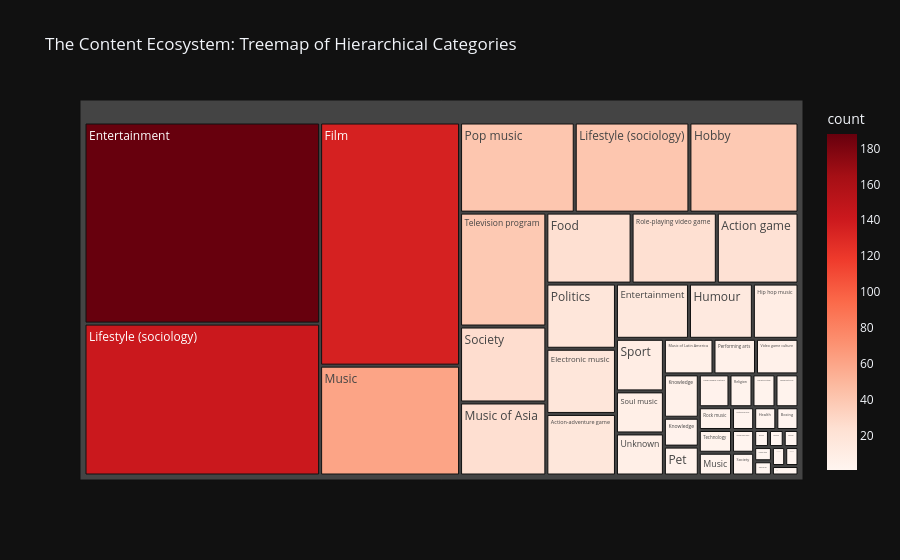
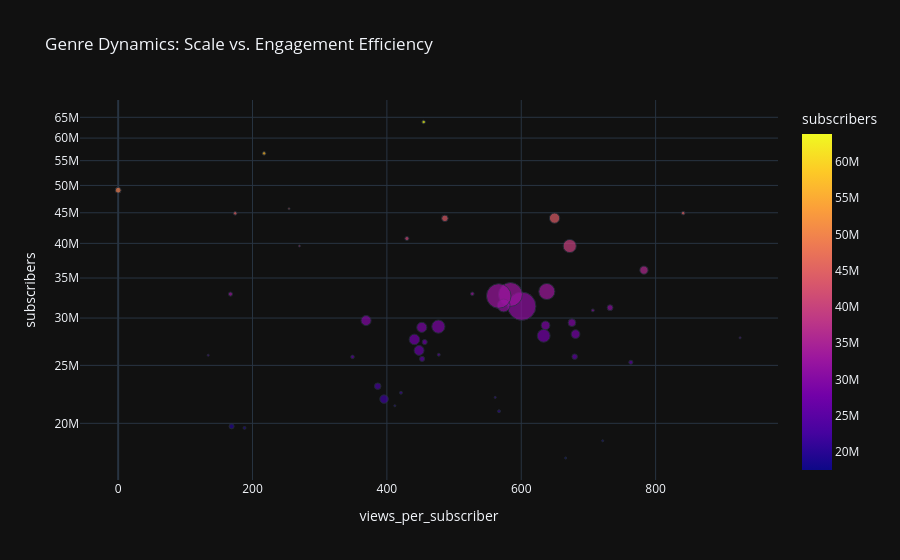

Notebook code for these charts, in order:
### Markdown cell above
<a id='section6'></a>
## Section 6 — Taxonomy & Content Synergy

### Code cell
topic_df = df['primary_topic'].value_counts().reset_index()
topic_df.columns = ['topic', 'count']

fig = px.treemap(topic_df, path=['topic'], values='count', color='count', 
                 color_continuous_scale='Reds', title="The Content Ecosystem: Treemap of Hierarchical Categories")
fig.show()

topic_agg = df.groupby('primary_topic').agg({'subscribers':'mean', 'views_per_subscriber':'mean', 'rank':'count'}).reset_index()
fig = px.scatter(topic_agg, x="views_per_subscriber", y="subscribers", size="rank", 
                 color="subscribers", hover_name="primary_topic", log_y=True,
                 title="Genre Dynamics: Scale vs. Engagement Efficiency")
fig.show()

### Figure 1 — Plotly figure (JSON) as saved in the notebook; plotly's stock layout.template omitted (floating-point values rounded to 4 significant figures)
{"data": [{"branchvalues": "total", "customdata": [[188.0], [142.0], [135.0], [61.0], [41.0], [41.0], [39.0], [39.0], [26.0], [25.0], [24.0], [24.0], [23.0], [18.0], [18.0], [17.0], [16.0], [14.0], [10.0], [10.0], [8.0], [8.0], [7.0], [6.0], [6.0], [6.0], [4.0], [4.0], [4.0], [3.0], [3.0], [3.0], [3.0], [3.0], [3.0], [2.0], [2.0], [2.0], [2.0], [2.0], [1.0], [1.0], [1.0], [1.0], [1.0], [1.0], [1.0], [1.0]], "domain": {"x": [0, 1], "y": [0, 1]}, "hovertemplate": "labels=%{label}<br>count_sum=%{value}<br>parent=%{parent}<br>id=%{id}<br>count=%{color}<extra></extra>", "ids": ["Entertainment ", "Lifestyle (sociology) ", "Film ", "Music ", "Pop music ", "Lifestyle (sociology)", "Hobby ", "Television program ", "Society ", "Music of Asia ", "Food ", "Role-playing video game ", "Action game ", "Politics ", "Electronic music ", "Action-adventure game ", "Entertainment", "Humour ", "Hip hop music ", "Sport ", "Soul music ", "Unknown", "Music of Latin America ", "Performing arts ", "Video game culture ", "Knowledge ", "Knowledge", "Pet ", "Video game culture", "Religion ", "Association football ", "Independent music ", "Rock music ", "Technology ", "Music", "Rhythm and blues ", "Health ", "Boxing ", "Strategy video game ", "Society", "Tourism ", "Basketball ", "Motorsport ", "Physical fitness ", "Vehicle ", "Simulation video game ", "Christian music ", "Baseball "], "labels": ["Entertainment ", "Lifestyle (sociology) ", "Film ", "Music ", "Pop music ", "Lifestyle (sociology)", "Hobby ", "Television program ", "Society ", "Music of Asia ", "Food ", "Role-playing video game ", "Action game ", "Politics ", "Electronic music ", "Action-adventure game ", "Entertainment", "Humour ", "Hip hop music ", "Sport ", "Soul music ", "Unknown", "Music of Latin America ", "Performing arts ", "Video game culture ", "Knowledge ", "Knowledge", "Pet ", "Video game culture", "Religion ", "Association football ", "Independent music ", "Rock music ", "Technology ", "Music", "Rhythm and blues ", "Health ", "Boxing ", "Strategy video game ", "Society", "Tourism ", "Basketball ", "Motorsport ", "Physical fitness ", "Vehicle ", "Simulation video game ", "Christian music ", "Baseball "], "marker": {"coloraxis": "coloraxis", "colors": [188.0, 142.0, 135.0, 61.0, 41.0, 41.0, 39.0, 39.0, 26.0, 25.0, 24.0, 24.0, 23.0, 18.0, 18.0, 17.0, 16.0, 14.0, 10.0, 10.0, 8.0, 8.0, 7.0, 6.0, 6.0, 6.0, 4.0, 4.0, 4.0, 3.0, 3.0, 3.0, 3.0, 3.0, 3.0, 2.0, 2.0, 2.0, 2.0, 2.0, 1.0, 1.0, 1.0, 1.0, 1.0, 1.0, 1.0, 1.0]}, "name": "", "parents": ["", "", "", "", "", "", "", "", "", "", "", "", "", "", "", "", "", "", "", "", "", "", "", "", "", "", "", "", "", "", "", "", "", "", "", "", "", "", "", "", "", "", "", "", "", "", "", ""], "type": "treemap", "values": [188.0, 142.0, 135.0, 61.0, 41.0, 41.0, 39.0, 39.0, 26.0, 25.0, 24.0, 24.0, 23.0, 18.0, 18.0, 17.0, 16.0, 14.0, 10.0, 10.0, 8.0, 8.0, 7.0, 6.0, 6.0, 6.0, 4.0, 4.0, 4.0, 3.0, 3.0, 3.0, 3.0, 3.0, 3.0, 2.0, 2.0, 2.0, 2.0, 2.0, 1.0, 1.0, 1.0, 1.0, 1.0, 1.0, 1.0, 1.0]}], "layout": {"coloraxis": {"colorbar": {"title": {"text": "count"}}, "colorscale": [[0, "rgb(255,245,240)"], [0.125, "rgb(254,224,210)"], [0.25, "rgb(252,187,161)"], [0.375, "rgb(252,146,114)"], [0.5, "rgb(251,106,74)"], [0.625, "rgb(239,59,44)"], [0.75, "rgb(203,24,29)"], [0.875, "rgb(165,15,21)"], [1, "rgb(103,0,13)"]]}, "legend": {"tracegroupgap": 0}, "title": {"text": "The Content Ecosystem: Treemap of Hierarchical Categories"}}}

### Figure 2 — Plotly figure (JSON) as saved in the notebook; plotly's stock layout.template omitted (floating-point values rounded to 4 significant figures)
{"data": [{"hovertemplate": "<b>%{hovertext}</b><br><br>views_per_subscriber=%{x}<br>subscribers=%{marker.color}<br>rank=%{marker.size}<extra></extra>", "hovertext": ["Action game ", "Action-adventure game ", "Association football ", "Baseball ", "Basketball ", "Boxing ", "Christian music ", "Electronic music ", "Entertainment", "Entertainment ", "Film ", "Food ", "Health ", "Hip hop music ", "Hobby ", "Humour ", "Independent music ", "Knowledge", "Knowledge ", "Lifestyle (sociology)", "Lifestyle (sociology) ", "Motorsport ", "Music", "Music ", "Music of Asia ", "Music of Latin America ", "Performing arts ", "Pet ", "Physical fitness ", "Politics ", "Pop music ", "Religion ", "Rhythm and blues ", "Rock music ", "Role-playing video game ", "Simulation video game ", "Society", "Society ", "Soul music ", "Sport ", "Strategy video game ", "Technology ", "Television program ", "Tourism ", "Unknown", "Vehicle ", "Video game culture", "Video game culture "], "legendgroup": "", "marker": {"color": [26480000.0, 21950000.0, 44900000.0, 17500000.0, 39600000.0, 22500000.0, 18700000.0, 29170000.0, 36080000.0, 31400000.0, 32850000.0, 28940000.0, 26050000.0, 44040000.0, 31490000.0, 29470000.0, 44930000.0, 32900000.0, 19770000.0, 29030000.0, 32660000.0, 27800000.0, 56570000.0, 33230000.0, 44080000.0, 25860000.0, 27350000.0, 25300000.0, 26000000.0, 28200000.0, 39590000.0, 63830000.0, 30900000.0, 32930000.0, 29710000.0, 21400000.0, 20950000.0, 27630000.0, 31220000.0, 23080000.0, 19650000.0, 25830000.0, 28020000.0, 45700000.0, 49090000.0, 22100000.0, 40750000.0, 25630000.0], "coloraxis": "coloraxis", "size": [23, 17, 3, 1, 1, 2, 1, 18, 16, 188, 135, 24, 2, 10, 39, 14, 3, 4, 6, 41, 142, 1, 3, 61, 25, 7, 6, 4, 1, 18, 41, 3, 2, 3, 24, 1, 2, 26, 8, 10, 2, 3, 39, 1, 8, 1, 4, 6], "sizemode": "area", "sizeref": 0.47, "symbol": "circle"}, "mode": "markers", "name": "", "orientation": "v", "showlegend": false, "type": "scatter", "x": [447.9, 395.8, 174.2, 666.1, 269.7, 421.0, 721.2, 636.2, 782.6, 600.8, 583.9, 452.0, 477.3, 486.3, 573.8, 675.4, 841.1, 167.2, 168.9, 476.6, 566.5, 925.8, 217.2, 638.1, 649.6, 679.5, 456.3, 763.2, 134.0, 680.8, 672.2, 454.7, 706.6, 527.1, 369.0, 411.9, 566.9, 441.0, 732.2, 386.4, 188.1, 348.8, 633.4, 254.3, 5.495e-05, 561.3, 429.8, 452.4], "xaxis": "x", "y": [26480000.0, 21950000.0, 44900000.0, 17500000.0, 39600000.0, 22500000.0, 18700000.0, 29170000.0, 36080000.0, 31400000.0, 32850000.0, 28940000.0, 26050000.0, 44040000.0, 31490000.0, 29470000.0, 44930000.0, 32900000.0, 19770000.0, 29030000.0, 32660000.0, 27800000.0, 56570000.0, 33230000.0, 44080000.0, 25860000.0, 27350000.0, 25300000.0, 26000000.0, 28200000.0, 39590000.0, 63830000.0, 30900000.0, 32930000.0, 29710000.0, 21400000.0, 20950000.0, 27630000.0, 31220000.0, 23080000.0, 19650000.0, 25830000.0, 28020000.0, 45700000.0, 49090000.0, 22100000.0, 40750000.0, 25630000.0], "yaxis": "y"}], "layout": {"coloraxis": {"colorbar": {"title": {"text": "subscribers"}}, "colorscale": [[0, "#0d0887"], [0.1111, "#46039f"], [0.2222, "#7201a8"], [0.3333, "#9c179e"], [0.4444, "#bd3786"], [0.5556, "#d8576b"], [0.6667, "#ed7953"], [0.7778, "#fb9f3a"], [0.8889, "#fdca26"], [1, "#f0f921"]]}, "legend": {"itemsizing": "constant", "tracegroupgap": 0}, "title": {"text": "Genre Dynamics: Scale vs. Engagement Efficiency"}, "xaxis": {"anchor": "y", "domain": [0, 1], "title": {"text": "views_per_subscriber"}}, "yaxis": {"anchor": "x", "domain": [0, 1], "title": {"text": "subscribers"}, "type": "log"}}}
